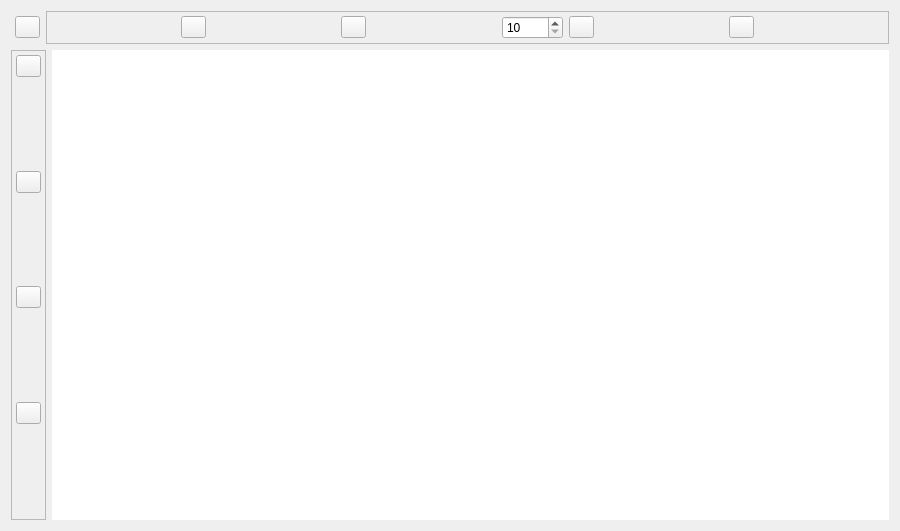
<?xml version="1.0" encoding="UTF-8"?>
<ui version="4.0">
 <class>Form</class>
 <widget class="QWidget" name="Form">
  <property name="geometry">
   <rect>
    <x>0</x>
    <y>0</y>
    <width>900</width>
    <height>531</height>
   </rect>
  </property>
  <property name="windowTitle">
   <string>Form</string>
  </property>
  <layout class="QVBoxLayout" name="vlayMain">
   <item>
    <layout class="QHBoxLayout" name="hlay1">
     <property name="spacing">
      <number>6</number>
     </property>
     <property name="leftMargin">
      <number>4</number>
     </property>
     <item>
      <widget class="QPushButton" name="bnResetChart">
       <property name="maximumSize">
        <size>
         <width>25</width>
         <height>16777215</height>
        </size>
       </property>
       <property name="text">
        <string/>
       </property>
       <property name="icon">
        <iconset resource="res.qrc">
         <normaloff>:/Common/Icons/Basic/Refresh.ico</normaloff>:/Common/Icons/Basic/Refresh.ico</iconset>
       </property>
      </widget>
     </item>
     <item>
      <widget class="QFrame" name="frameXRange">
       <property name="frameShape">
        <enum>QFrame::StyledPanel</enum>
       </property>
       <property name="frameShadow">
        <enum>QFrame::Raised</enum>
       </property>
       <layout class="QHBoxLayout" name="hlayXRange">
        <property name="leftMargin">
         <number>4</number>
        </property>
        <property name="topMargin">
         <number>4</number>
        </property>
        <property name="rightMargin">
         <number>4</number>
        </property>
        <property name="bottomMargin">
         <number>4</number>
        </property>
        <item>
         <spacer name="hspacer1">
          <property name="orientation">
           <enum>Qt::Horizontal</enum>
          </property>
          <property name="sizeHint" stdset="0">
           <size>
            <width>122</width>
            <height>20</height>
           </size>
          </property>
         </spacer>
        </item>
        <item>
         <widget class="QPushButton" name="bnXRangeDown">
          <property name="maximumSize">
           <size>
            <width>25</width>
            <height>16777215</height>
           </size>
          </property>
          <property name="text">
           <string/>
          </property>
          <property name="icon">
           <iconset>
            <normaloff>../../Common/Icons/Basic/Zoom out.ico</normaloff>../../Common/Icons/Basic/Zoom out.ico</iconset>
          </property>
         </widget>
        </item>
        <item>
         <spacer name="hspacer2">
          <property name="orientation">
           <enum>Qt::Horizontal</enum>
          </property>
          <property name="sizeHint" stdset="0">
           <size>
            <width>123</width>
            <height>20</height>
           </size>
          </property>
         </spacer>
        </item>
        <item>
         <widget class="QPushButton" name="bnXRangeActual">
          <property name="maximumSize">
           <size>
            <width>25</width>
            <height>16777215</height>
           </size>
          </property>
          <property name="text">
           <string/>
          </property>
          <property name="icon">
           <iconset resource="res.qrc">
            <normaloff>:/Common/Icons/Basic/Search.ico</normaloff>:/Common/Icons/Basic/Search.ico</iconset>
          </property>
         </widget>
        </item>
        <item>
         <spacer name="hspacer3">
          <property name="orientation">
           <enum>Qt::Horizontal</enum>
          </property>
          <property name="sizeHint" stdset="0">
           <size>
            <width>122</width>
            <height>20</height>
           </size>
          </property>
         </spacer>
        </item>
        <item>
         <widget class="QSpinBox" name="spinXRange">
          <property name="minimum">
           <number>10</number>
          </property>
          <property name="maximum">
           <number>10000</number>
          </property>
         </widget>
        </item>
        <item>
         <widget class="QPushButton" name="bnXSetRange">
          <property name="maximumSize">
           <size>
            <width>25</width>
            <height>16777215</height>
           </size>
          </property>
          <property name="text">
           <string/>
          </property>
          <property name="icon">
           <iconset resource="res.qrc">
            <normaloff>:/Common/Icons/Basic/Ok2.ico</normaloff>:/Common/Icons/Basic/Ok2.ico</iconset>
          </property>
         </widget>
        </item>
        <item>
         <spacer name="hspacer4">
          <property name="orientation">
           <enum>Qt::Horizontal</enum>
          </property>
          <property name="sizeHint" stdset="0">
           <size>
            <width>123</width>
            <height>20</height>
           </size>
          </property>
         </spacer>
        </item>
        <item>
         <widget class="QPushButton" name="bnXRangeUp">
          <property name="maximumSize">
           <size>
            <width>25</width>
            <height>16777215</height>
           </size>
          </property>
          <property name="text">
           <string/>
          </property>
          <property name="icon">
           <iconset resource="res.qrc">
            <normaloff>:/Common/Icons/Basic/Zoom in.ico</normaloff>:/Common/Icons/Basic/Zoom in.ico</iconset>
          </property>
         </widget>
        </item>
        <item>
         <spacer name="hspacer5">
          <property name="orientation">
           <enum>Qt::Horizontal</enum>
          </property>
          <property name="sizeHint" stdset="0">
           <size>
            <width>122</width>
            <height>20</height>
           </size>
          </property>
         </spacer>
        </item>
       </layout>
      </widget>
     </item>
    </layout>
   </item>
   <item>
    <layout class="QHBoxLayout" name="hlay2">
     <item>
      <widget class="QFrame" name="frameYRange">
       <property name="frameShape">
        <enum>QFrame::StyledPanel</enum>
       </property>
       <property name="frameShadow">
        <enum>QFrame::Raised</enum>
       </property>
       <layout class="QVBoxLayout" name="vlayYRange">
        <property name="spacing">
         <number>2</number>
        </property>
        <property name="leftMargin">
         <number>4</number>
        </property>
        <property name="topMargin">
         <number>4</number>
        </property>
        <property name="rightMargin">
         <number>4</number>
        </property>
        <property name="bottomMargin">
         <number>4</number>
        </property>
        <item>
         <widget class="QPushButton" name="bnYAutoscale">
          <property name="maximumSize">
           <size>
            <width>25</width>
            <height>16777215</height>
           </size>
          </property>
          <property name="text">
           <string/>
          </property>
          <property name="icon">
           <iconset resource="res.qrc">
            <normaloff>:/Common/Icons/Basic/Stats.ico</normaloff>:/Common/Icons/Basic/Stats.ico</iconset>
          </property>
          <property name="checkable">
           <bool>true</bool>
          </property>
          <property name="checked">
           <bool>false</bool>
          </property>
         </widget>
        </item>
        <item>
         <spacer name="vspacer1">
          <property name="orientation">
           <enum>Qt::Vertical</enum>
          </property>
          <property name="sizeHint" stdset="0">
           <size>
            <width>20</width>
            <height>84</height>
           </size>
          </property>
         </spacer>
        </item>
        <item>
         <widget class="QPushButton" name="bnYRangeDown">
          <property name="maximumSize">
           <size>
            <width>25</width>
            <height>16777215</height>
           </size>
          </property>
          <property name="text">
           <string/>
          </property>
          <property name="icon">
           <iconset resource="res.qrc">
            <normaloff>:/Common/Icons/Basic/Zoom in.ico</normaloff>:/Common/Icons/Basic/Zoom in.ico</iconset>
          </property>
         </widget>
        </item>
        <item>
         <spacer name="vspacer2">
          <property name="orientation">
           <enum>Qt::Vertical</enum>
          </property>
          <property name="sizeHint" stdset="0">
           <size>
            <width>20</width>
            <height>85</height>
           </size>
          </property>
         </spacer>
        </item>
        <item>
         <widget class="QPushButton" name="bnYRangeActual">
          <property name="maximumSize">
           <size>
            <width>25</width>
            <height>16777215</height>
           </size>
          </property>
          <property name="text">
           <string/>
          </property>
          <property name="icon">
           <iconset resource="res.qrc">
            <normaloff>:/Common/Icons/Basic/Search.ico</normaloff>:/Common/Icons/Basic/Search.ico</iconset>
          </property>
         </widget>
        </item>
        <item>
         <spacer name="vspacer3">
          <property name="orientation">
           <enum>Qt::Vertical</enum>
          </property>
          <property name="sizeHint" stdset="0">
           <size>
            <width>20</width>
            <height>84</height>
           </size>
          </property>
         </spacer>
        </item>
        <item>
         <widget class="QPushButton" name="bnYRangeUp">
          <property name="maximumSize">
           <size>
            <width>25</width>
            <height>16777215</height>
           </size>
          </property>
          <property name="text">
           <string/>
          </property>
          <property name="icon">
           <iconset resource="res.qrc">
            <normaloff>:/Common/Icons/Basic/Zoom out.ico</normaloff>:/Common/Icons/Basic/Zoom out.ico</iconset>
          </property>
         </widget>
        </item>
        <item>
         <spacer name="vspacer4">
          <property name="orientation">
           <enum>Qt::Vertical</enum>
          </property>
          <property name="sizeHint" stdset="0">
           <size>
            <width>20</width>
            <height>40</height>
           </size>
          </property>
         </spacer>
        </item>
       </layout>
      </widget>
     </item>
     <item>
      <widget class="QWidget" name="widget" native="true">
       <property name="sizePolicy">
        <sizepolicy hsizetype="Expanding" vsizetype="Expanding">
         <horstretch>0</horstretch>
         <verstretch>0</verstretch>
        </sizepolicy>
       </property>
       <property name="styleSheet">
        <string notr="true">background-color: rgb(255, 255, 255);</string>
       </property>
      </widget>
     </item>
    </layout>
   </item>
  </layout>
  <zorder></zorder>
  <zorder></zorder>
 </widget>
 <resources>
  <include location="res.qrc"/>
 </resources>
 <connections/>
</ui>
